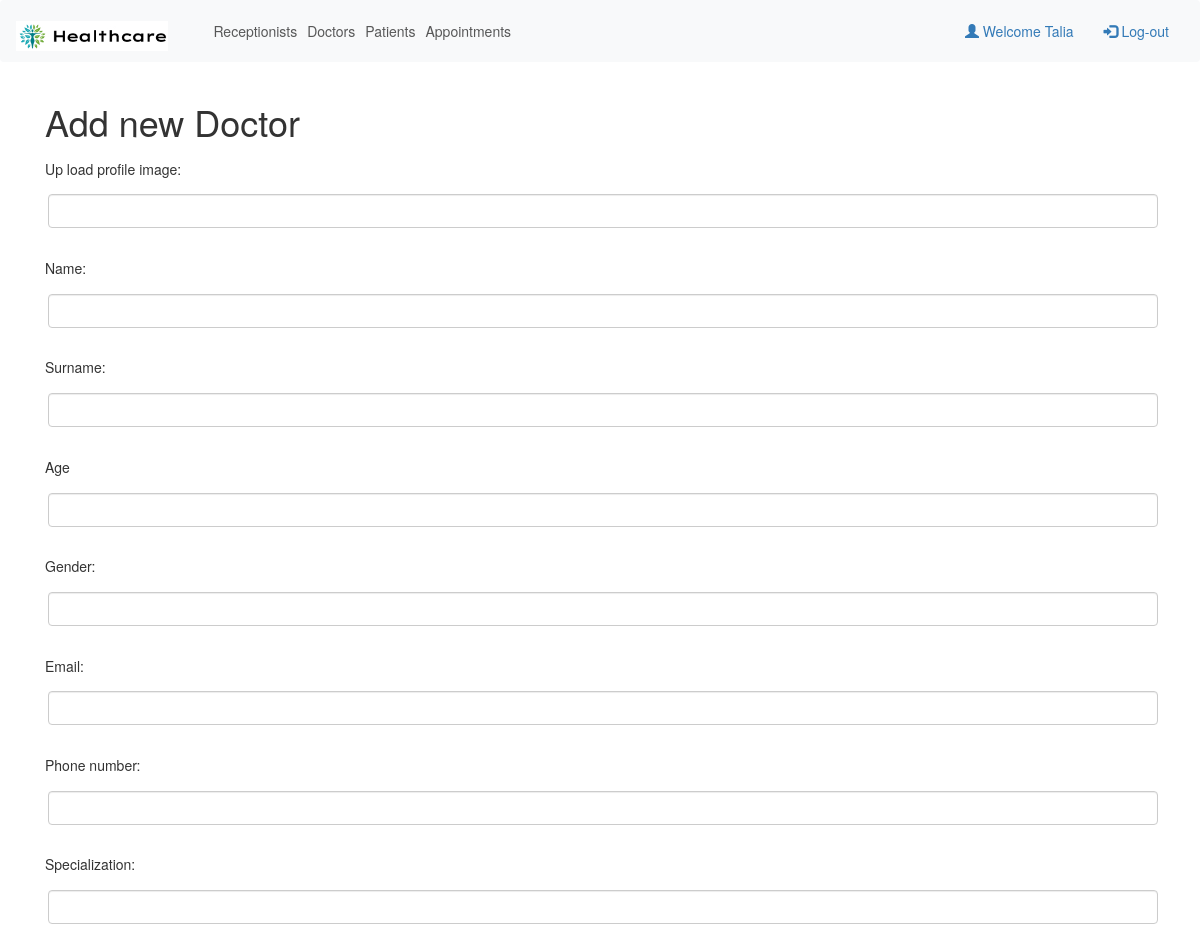
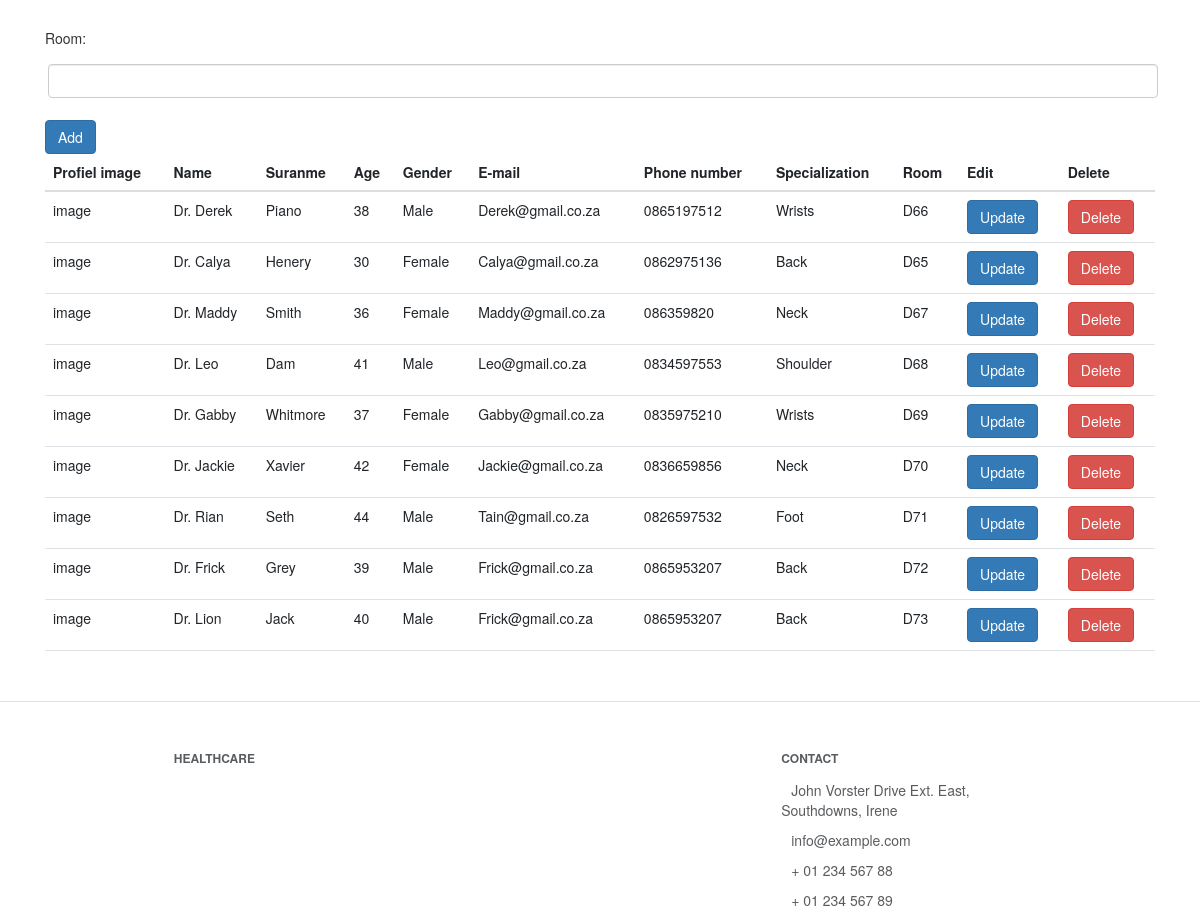
Page /Doctors.php (signed in) on the committed database (2 pictures, top to bottom).
### tables this page shows
CREATE TABLE `doctors` (
  `id` int(11) NOT NULL,
  `profileimage` varchar(25) NOT NULL,
  `name` varchar(25) NOT NULL,
  `surname` varchar(25) NOT NULL,
  `age` varchar(25) NOT NULL,
  `gender` varchar(25) NOT NULL,
  `email` varchar(25) NOT NULL,
  `phonenumber` varchar(25) NOT NULL,
  `specialization` varchar(25) NOT NULL,
  `room` varchar(25) NOT NULL
);

### Doctors/read.php (the view, shortened to what this page needs)
<?php
    include 'db.php';
    $sql = "SELECT * FROM doctors";
    $result = $conn->query($sql);
    while($row = $result->fetch_assoc()) {
        echo "<tr>";
        if ($row['id'] == $_GET['id']){
            echo '<form class="form-inline m-2" action="Doctors/updateDoctors.php" method="POST">';
            echo '<td><input type="text" class="form-control" name="profileimage" value="'.$row['profileimage'].'"></td>';
            echo '<td><input type="text" class="form-control" name="name" value="'.$row['name'].'"></td>';
            echo '<td><input type="text" class="form-control" name="surname" value="'.$row['surname'].'"></td>';
            echo '<td><input type="text" class="form-control" name="age" value="'.$row['age'].'"></td>';
            echo '<td><input type="text" class="form-control" name="gender" value="'.$row['gender'].'"></td>';
            echo '<td><input type="text" class="form-control" name="email" value="'.$row['email'].'"></td>';
            echo '<td><input type="text" class="form-control" name="phonenumber" value="'.$row['phonenumber'].'"></td>';
            echo '<td><input type="text" class="form-control" name="specialization" value="'.$row['specialization'].'"></td>';
            echo '<td><input type="text" class="form-control" name="room" value="'.$row['room'].'"></td>';
            echo '<td><button type="submit" class="btn btn-secondary">Save</button></td>';
            echo '<input type="hidden" name="id" value="'.$row['id'].'">';
            echo '</form>';
        }else{
            echo "<td>" . $row['profileimage'] . "</td>";
            echo "<td>" . $row['name'] . "</td>";
            echo "<td>" . $row['surname'] . "</td>";
            echo "<td>" . $row['age'] . "</td>";
            echo "<td>" . $row['gender'] . "</td>";
            echo "<td>" . $row['email'] . "</td>";
            echo "<td>" . $row['phonenumber'] . "</td>";
            echo "<td>" . $row['specialization'] . "</td>";
            echo "<td>" . $row['room'] . "</td>";
            echo '<td><a class="btn btn-primary" href="Doctors.php?id=' . $row['id'] . '" role="button">Update</a></td>';
        }
        echo '<td><a class="btn btn-danger" href="Doctors/delete.php?id=' . $row['id'] . '" role="button">Delete</a></td>';
        echo "</tr>";
    }
?>

### Doctors.php (shortened to what this page needs)
<?php
if (isset($_SESSION['id']) && isset($_SESSION['name'])) {
 ?>
<!DOCTYPE html>
<html lang="en">
<head>
    <link href="https://cdn.jsdelivr.net/npm/bootstrap@5.3.0-alpha3/dist/css/bootstrap.min.css" rel="stylesheet">
</head>
<body>
<?php include 'Navbar.php' ?>
    <div class="container">
        <h1>Add new Doctor</h1>
        <form id="myform" action="Doctors/create.php" method="POST">
            <label for="profile image"><h5>Up load profile image:</h5></label>
            <input type="text" class="form-control m-1" id="profileimage" name="profileimage"><br>
            <label for="name"><h5>Name:</h5></label>
            <input type="text" class="form-control m-1" id="name" name="name"><br>
            <label for="name"><h5>Surname:</h5></label>
            <input type="text" class="form-control m-1" id="surname" name="surname"><br>
            <label for="name"><h5>Age</h5></label><br>
            <input type="text" class="form-control m-1" id="age" name="age"><br>
            <label for="name"><h5>Gender:</h5></label>
            <input type="text" class="form-control m-1" id="gender" name="gender"><br>
            <label for="name"><h5>Email:</h5></label>
            <input type="text" class="form-control m-1" id="email" name="email"><br>
            <label for="name"><h5>Phone number:</h5></label>
            <input type="text" class="form-control m-1" id="phonenumber" name="phonenumber"><br>
            <label for="name"><h5>Specialization:</h5></label>
            <input type="text" class="form-control m-1" id="specialization" name="specialization"><br>
            <label for="name"><h5>Room:</h5></label>
            <input type="text" class="form-control m-1" id="room" name="room"><br>
            <button type="submit" class="btn btn-primary" >Add</button>
        </form>
        <table class="table">
            <thead>
              <tr>
                <th scope="col">Profiel image</th>
                <th scope="col">Name</th>
                <th scope="col">Suranme</th>
                <th scope="col">Age</th>
                <th scope="col">Gender</th>
                <th scope="col">E-mail</th>
                <th scope="col">Phone number</th>
                <th scope="col">Specialization</th>
                <th scope="col">Room</th>
                <th scope="col">Edit</th>
                <th scope="col">Delete</th>
              </tr>
            </thead>
            <tbody>
            <?php include 'Doctors/read.php'; ?>
            </tbody>
        </table>
    </div>
    <?php include 'Footer.php' ?>
</body>
</html>
<?php
}else{
     header("Location: index.php");
     exit();
}
 ?>

### Navbar.php (shortened to what this page needs)
<!DOCTYPE html>
<html lang="en">
<head>
  <link rel="stylesheet" href="https://maxcdn.bootstrapcdn.com/bootstrap/3.4.1/css/bootstrap.min.css">
</head>
<body>
<nav class="navbar navbar-expand-lg bg-body-tertiary fixed-top;" style="background-color: #e3f2fd;">
  <div class="container-fluid">
    <a class="navbar-brand" href="index.php"><img src="images\Logo.jpg" alt="" srcset="" height="30px"></a>
    <div class="collapse navbar-collapse" id="navbarSupportedContent">
        <ul class="navbar-nav me-auto mb-2 mb-lg-0">
            <li class="nav-item">
                <a class="nav-link" href="Receptionists.php">Receptionists</a>
            </li>
            <li class="nav-item">
                <a class="nav-link" href="Doctors.php">Doctors</a>
            </li>
            <li class="nav-item">
                <a class="nav-link" href="Patients.php">Patients</a>
            </li>
            <li class="nav-item">
                <a class="nav-link" href="Appointments.php">Appointments</a>
            </li>
        </ul>
        <ul class="nav navbar-nav navbar-right">
            <li><a href="#"><span class="glyphicon glyphicon-user"></span> Welcome <?php echo $_SESSION['name']; ?></a></li>
            <li><a href="logout.php"><span class="glyphicon glyphicon-log-in"></span> Log-out</a></li>
        </ul>
    </div>
  </div>
</nav>
</body>
</html>

### Footer.php (shortened to what this page needs)
<!DOCTYPE html>
<html lang="en">
<head>
</head>
<body>
<footer class="text-center text-lg-start bg-white text-muted">
  <section class="d-flex justify-content-center justify-content-lg-between p-4 border-bottom">
  </section>
  <section class="">
    <div class="container text-center text-md-start mt-5">
      <div class="row mt-3">
        <div class="col-md-3 col-lg-4 col-xl-3 mx-auto mb-4">
          <h6 class="text-uppercase fw-bold mb-4">
            <i class="fas fa-gem me-3 text-secondary"></i>Healthcare
          </h6>
        </div>
        <div class="col-md-4 col-lg-3 col-xl-3 mx-auto mb-md-0 mb-4">
          <h6 class="text-uppercase fw-bold mb-4">Contact</h6>
          <p>
            <i class="fas fa-home me-3 text-secondary"></i> John Vorster Drive Ext. East, Southdowns, Irene
          </p>
          <p>
            info@example.com
          </p>
          <p><i class="fas fa-phone me-3 text-secondary"></i> + 01 234 567 88</p>
          <p><i class="fas fa-print me-3 text-secondary"></i> + 01 234 567 89</p>
        </div>
      </div>
    </div>
  </section>
</footer>
</body>
</html>

### rows in the picture
doctors: profileimage "image", name "Dr. Derek", surname "Piano", age "38", gender "Male", email "Derek@gmail.co.za", phonenumber "0865197512", specialization "Wrists", room "D66"
doctors: profileimage "image", name "Dr. Calya", surname "Henery", age "30", gender "Female", email "Calya@gmail.co.za", phonenumber "0862975136", specialization "Back", room "D65"
doctors: profileimage "image", name "Dr. Maddy", surname "Smith", age "36", gender "Female", email "Maddy@gmail.co.za", phonenumber "086359820", specialization "Neck", room "D67"
doctors: profileimage "image", name "Dr. Leo", surname "Dam", age "41", gender "Male", email "Leo@gmail.co.za", phonenumber "0834597553", specialization "Shoulder", room "D68"
doctors: profileimage "image", name "Dr. Gabby", surname "Whitmore", age "37", gender "Female", email "Gabby@gmail.co.za", phonenumber "0835975210", specialization "Wrists", room "D69"
doctors: profileimage "image", name "Dr. Jackie", surname "Xavier", age "42", gender "Female", email "Jackie@gmail.co.za", phonenumber "0836659856", specialization "Neck", room "D70"
doctors: profileimage "image", name "Dr. Rian", surname "Seth", age "44", gender "Male", email "Tain@gmail.co.za", phonenumber "0826597532", specialization "Foot", room "D71"
doctors: profileimage "image", name "Dr. Frick", surname "Grey", age "39", gender "Male", email "Frick@gmail.co.za", phonenumber "0865953207", specialization "Back", room "D72"
doctors: profileimage "image", name "Dr. Lion", surname "Jack", age "40", gender "Male", email "Frick@gmail.co.za", phonenumber "0865953207", specialization "Back", room "D73"

### other values in the picture
$_SESSION['name'] "Talia"
